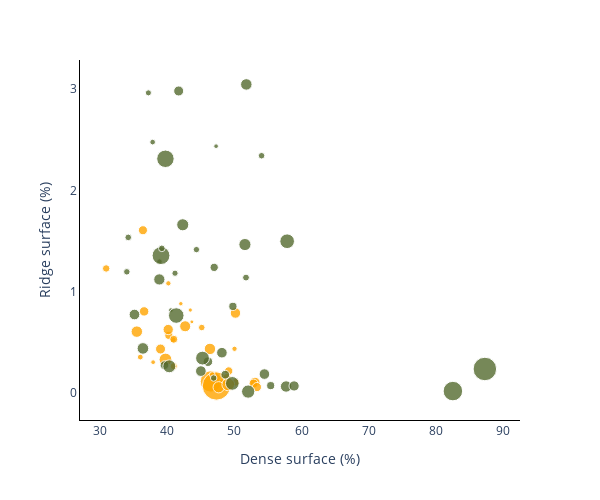

The cell this chart's notebook holds for it:
### Code cell
# Plot colored by experimental method

fig = px.scatter(to_plot,x='dense_surface_perc',y='ridge_surface_perc',
                 size='aggregate_size_um2',
                 color='exp',
                 color_discrete_sequence=["orange","#556B2F"],
                 opacity=0.8,
                 hover_data='nr',
                 labels=dict(dense_surface_perc="Dense surface (%)", ridge_surface_perc="Ridge surface (%)")
)

fig.update_layout({
    'plot_bgcolor': 'rgba(255,255,255,1)',
    'paper_bgcolor': 'rgba(255,255,255,1)',
    'xaxis': dict(
        zeroline = False,
        showgrid = False,
        tickmode = 'linear',
        tick0 = 0,
        dtick = 10,
        showline=True,
        linewidth = 1,
        linecolor='black'
    ),
    'yaxis': dict(
        zeroline = False,
        showgrid = False,
        tickmode = 'linear',
        tick0 = 0,
        dtick = 1,
        showline=True,
        linewidth = 1,
        linecolor='black'
    )
})
fig.update_layout(
    width=fig_width,
    height=fig_height,
    showlegend=False
)

#fig.update_xaxes(showline=True, linewidth=1, linecolor='black')
#fig.update_yaxes(showline=True, linewidth=1, linecolor='black')
fig.show()
fig.write_image("/Users/lukasvandenheuvel/Documents/EPFL/MA4/PDM/Figures/fig_aggregates/scatterplot_c_per_method.pdf")

### Figure 1 — Plotly figure (JSON) as saved in the notebook; plotly's stock layout.template omitted (floating-point values rounded to 4 significant figures)
{"data": [{"customdata": [[0], [1], [2], [3], [4], [5], [6], [7], [8], [10], [11], [12], [13], [16], [17], [18], [19], [20], [21], [22], [23], [24], [25], [26], [27], [28], [29], [30], [31], [33], [34], [35], [36], [37]], "hovertemplate": "exp=LH01<br>Dense surface (%)=%{x}<br>Ridge surface (%)=%{y}<br>aggregate_size_um2=%{marker.size}<br>nr=%{customdata[0]}<extra></extra>", "legendgroup": "LH01", "marker": {"color": "orange", "opacity": 0.8, "size": [275.3, 35.92, 16.79, 16.87, 34.7, 479.9, 73.22, 20.5, 75.93, 41.74, 78.18, 37.1, 11.66, 25.96, 65.48, 97.28, 30.37, 62.36, 39.36, 47.73, 19.7, 50.53, 38.13, 53.23, 60.11, 79.12, 98.58, 63.53, 49.47, 13.63, 33.31, 20.32, 10.99, 8.939], "sizemode": "area", "sizeref": 1.2, "symbol": "circle"}, "mode": "markers", "name": "LH01", "orientation": "v", "showlegend": true, "type": "scatter", "x": [46.49, 50.16, 40.15, 50.0, 48.25, 47.31, 42.65, 40.84, 47.64, 49.14, 46.34, 48.9, 42.0, 45.12, 50.14, 49.07, 40.94, 53.05, 40.22, 52.84, 46.68, 53.34, 40.95, 36.53, 38.98, 35.45, 39.71, 40.12, 36.36, 37.88, 30.88, 35.96, 43.41, 43.65], "xaxis": "x", "y": [0.1117, 0.1027, 1.081, 0.4343, 0.1025, 0.06628, 0.6569, 0.5253, 0.05388, 0.2148, 0.4328, 0.1523, 0.8801, 0.6443, 0.7879, 0.08202, 0.2626, 0.1026, 0.567, 0.09089, 0.1799, 0.05589, 0.5284, 0.8039, 0.4317, 0.604, 0.328, 0.6248, 1.606, 0.3018, 1.229, 0.3522, 0.8175, 0.7006], "yaxis": "y"}, {"customdata": [[38], [39], [40], [41], [42], [43], [45], [46], [47], [48], [49], [50], [51], [52], [53], [54], [55], [56], [57], [59], [60], [61], [62], [63], [65], [66], [67], [68], [69], [71], [72], [74], [75], [76], [77], [78], [80], [81], [82], [83], [84]], "hovertemplate": "exp=LH02<br>Dense surface (%)=%{x}<br>Ridge surface (%)=%{y}<br>aggregate_size_um2=%{marker.size}<br>nr=%{customdata[0]}<extra></extra>", "legendgroup": "LH02", "marker": {"color": "#556B2F", "opacity": 0.8, "size": [13.57, 18.26, 19.26, 55.15, 22.11, 105.4, 67.27, 67.27, 39.24, 191.3, 183.5, 25.37, 114.5, 13.05, 45.85, 60.16, 25.71, 87.79, 100.4, 129.3, 79.1, 41.41, 75.47, 228.5, 26.27, 28.09, 23.37, 88.37, 145.3, 68.23, 331.0, 68.55, 24.27, 26.52, 25.3, 112.4, 80.72, 46.25, 77.82, 40.66, 62.93], "sizemode": "area", "sizeref": 1.2, "symbol": "circle"}, "mode": "markers", "name": "LH02", "orientation": "v", "showlegend": true, "type": "scatter", "x": [40.52, 38.82, 37.8, 46.04, 37.17, 52.04, 48.12, 54.46, 55.39, 39.05, 39.71, 46.9, 45.23, 47.26, 39.57, 41.68, 54.04, 42.29, 40.28, 57.85, 51.76, 46.98, 38.8, 82.55, 34.17, 51.72, 41.14, 51.55, 41.32, 35.09, 87.31, 44.99, 44.33, 39.17, 33.96, 49.67, 36.35, 48.63, 57.69, 49.76, 58.88], "xaxis": "x", "y": [0.8162, 1.296, 2.478, 0.3065, 2.965, 0.01125, 0.3957, 0.1842, 0.07029, 1.356, 2.313, 0.1452, 0.3421, 2.437, 0.2725, 2.983, 2.343, 1.66, 0.261, 1.498, 3.048, 1.239, 1.12, 0.01602, 1.536, 1.138, 1.181, 1.465, 0.763, 0.773, 0.2345, 0.2136, 1.415, 1.427, 1.195, 0.09222, 0.4379, 0.178, 0.06142, 0.8533, 0.06685], "yaxis": "y"}], "layout": {"height": 500, "legend": {"itemsizing": "constant", "title": {"text": "exp"}, "tracegroupgap": 0}, "margin": {"t": 60}, "paper_bgcolor": "rgba(255,255,255,1)", "plot_bgcolor": "rgba(255,255,255,1)", "showlegend": false, "width": 600, "xaxis": {"anchor": "y", "domain": [0, 1], "dtick": 10, "linecolor": "black", "linewidth": 1, "showgrid": false, "showline": true, "tick0": 0, "tickmode": "linear", "title": {"text": "Dense surface (%)"}, "zeroline": false}, "yaxis": {"anchor": "x", "domain": [0, 1], "dtick": 1, "linecolor": "black", "linewidth": 1, "showgrid": false, "showline": true, "tick0": 0, "tickmode": "linear", "title": {"text": "Ridge surface (%)"}, "zeroline": false}}}
